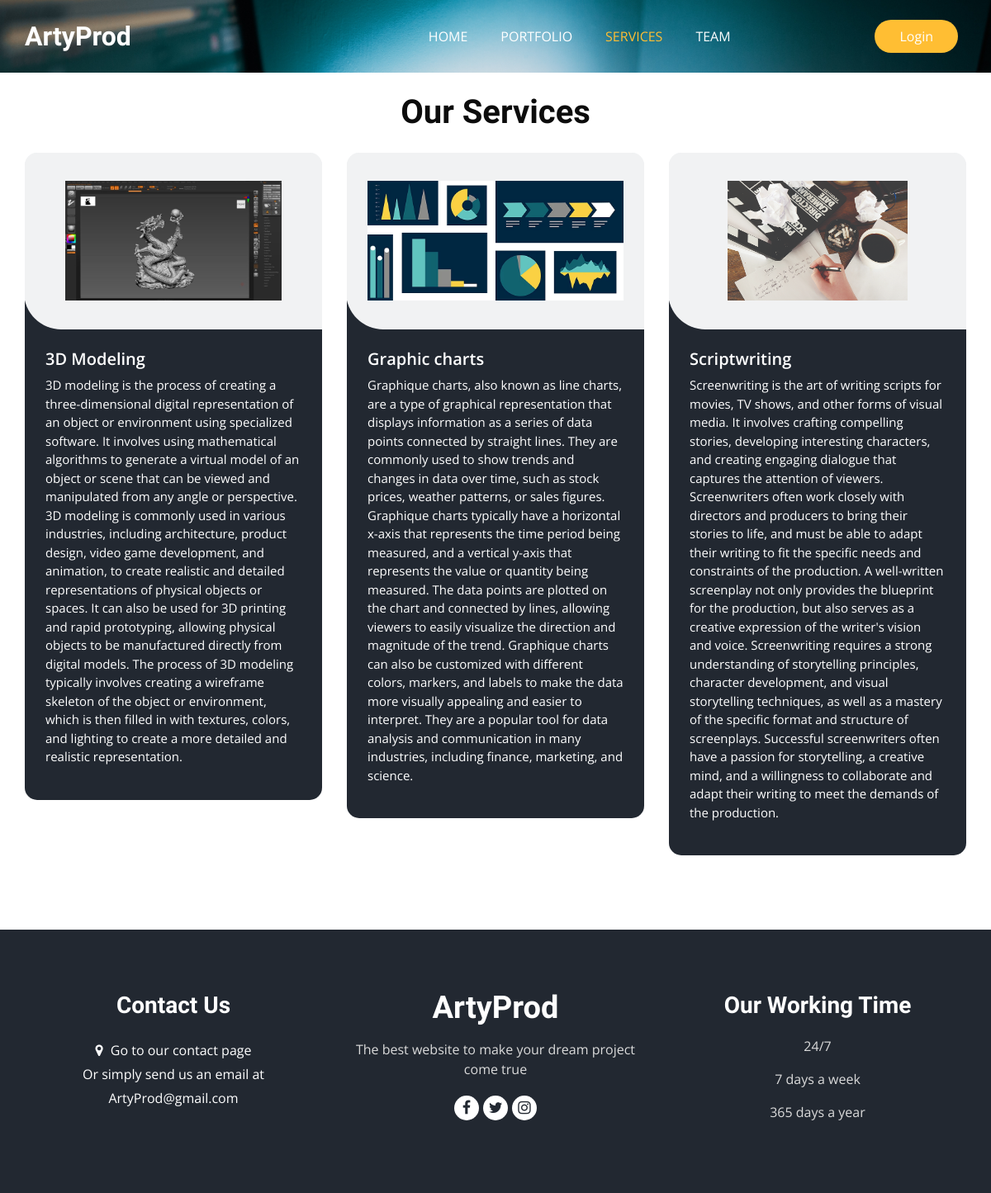
Page /ArtyProdApp/services on the committed database.
### ArtyProdApp/models.py (models this page shows, shortened)
class Services(models.Model):
    CHOICES=(("Graphic charts","Graphic charts"),
        ("3D Modeling","3D Modeling"),
        ("Scriptwriting","Scriptwriting"))
    TypeS=models.CharField(max_length=20, choices=CHOICES)
    description=models.TextField()
    Photo=models.FileField(upload_to='services/')

### ArtyProdApp/views.py (the view)
# urls.py: path('services', views.service,name='Services'),
def service(request):
    services = Services.objects.all()
    return render(request, 'Services.html', {'services': services})

### ArtyProdApp/templates/Services.html (shortened to what this page needs)
{% load static %}
<!DOCTYPE html>
<html>
<head>
    <link
      rel="stylesheet"
      type="text/css"
      media="screen"
      href="{% static 'css/bootstrap.css'%}">
  <link rel="stylesheet" type="text/css" href="https://cdnjs.cloudflare.com/ajax/libs/OwlCarousel2/2.3.4/assets/owl.carousel.min.css" />
  <link rel="stylesheet" href="https://cdnjs.cloudflare.com/ajax/libs/jquery-nice-select/1.1.0/css/nice-select.min.css" />
    <link
      rel="stylesheet"
      type="text/css"
      media="screen"
      href="{% static 'css/font-awesome.min.css'%}">
      <link
      rel="stylesheet"
      type="text/css"
      media="screen"
      href="{% static 'css/style.css'%}">
      <link
      rel="stylesheet"
      type="text/css"
      media="screen"
      href="{% static 'css/responsive.css'%}">
</head>
<body class="sub_page">
  <div class="hero_area">
    <div class="bg-box">
      <img src="{% static 'media/hero-bg.jpg' %}" alt="">
    </div>
    <header class="header_section">
      <div class="container">
        <nav class="navbar navbar-expand-lg custom_nav-container ">
            <a class="navbar-brand" href="{% url 'Portfolio' %}">
                <span>
                  ArtyProd
                </span>
              </a>
              <div class="collapse navbar-collapse" id="navbarSupportedContent">
                <ul class="navbar-nav  mx-auto ">
                  <li class="nav-item">
                    <a class="nav-link" href="{% url 'Portfolio' %}">Home </a>
                  </li>
                  <li class="nav-item">
                    <a class="nav-link" href="{% url 'Projects' %}">Portfolio</a>
                  </li>
                  <li class="nav-item active">
                    <a class="nav-link" href="{% url 'Services' %}">Services<span class="sr-only">(current)</span></a>
                  </li>
                  <li class="nav-item">
                    <a class="nav-link" href="{% url 'Personnel' %}">Team</a>
                  </li>
                  {%if user.is_authenticated%}
                  <li class="nav-item">
                    <div class="dropdown">
                        <a class="nav-link dropdown-toggle" href="#" role="button" id="dropdownMenuLink" data-bs-toggle="dropdown" aria-expanded="false">
                            {{user.username}}
                        </a>
                        <ul class="dropdown-menu" aria-labelledby="dropdownMenuLink">
                            <li><a class="dropdown-item" href="{% url 'myprojects' %}">Your Projects</a></li>
                            <li><a class="dropdown-item" href="{% url 'Contact' %}">Contact</a></li>
                            <li><hr class="dropdown-divider"></li>
                            <li><a class="dropdown-item" href="/logout">logout</a></li>
                        </ul>
                    </div>
                  </li>
                </ul>
                <div class="user_option">
                  <a href="{% url 'Project' %}" class="order_online">
                    Create Project
                  </a>
                </div>
                  {% else %}
                </ul>
                  <div class="user_option">
                  <a href="{% url 'Login' %}" class="order_online">
                    Login
                  </a>
                </div>
                    {% endif %}
          </div>
        </nav>
      </div>
    </header>
  </div>
  <br/>
  <section class="food_section layout_padding-bottom">
    <div class="container">
      <div class="heading_container heading_center">
        <h2>
          Our Services
        </h2>
      </div>
      <div class="filters-content">
        <div class="row grid">
          {% for s in services %}
          <div class="col-sm-6 col-lg-4 all pizza">
            <div class="box">
              <div>
                <div class="img-box">
                  <img src="{{MEDIA_URL}}{{ s.Photo }}" alt="" />
                </div>
                <div class="detail-box">
                  <h5>
                    {{ s.TypeS }}
                  </h5>
                  <p>
                    {{ s.description }}
                  </p>
                </div>
              </div>
            </div>
          </div>
          {% endfor %}
        </div>
      </div>
    </div>
  </section>
<footer class="footer_section">
  <div class="container">
    <div class="row">
      <div class="col-md-4 footer-col">
        <div class="footer_contact">
          <h4>
            Contact Us
          </h4>
          <div class="contact_link_box">
            {%if user.is_authenticated%}
                <a href="{% url 'Contact' %}">
                  <i class="fa fa-map-marker" aria-hidden="true"></i>
                  <span>
                    Go to our contact page
                  </span>
                </a>
              {%else%}
                <a href="{% url 'Login' %}">
                  <i class="fa fa-map-marker" aria-hidden="true"></i>
                  <span>
                    Go to our contact page
                  </span>
                </a>
                {%endif%}
              <span>
                Or simply send us an email at
              </span>
            <a>
              <span>
                ArtyProd@gmail.com
              </span>
            </a>
          </div>
        </div>
      </div>
      <div class="col-md-4 footer-col">
        <div class="footer_detail">
          <a href="" class="footer-logo">
            ArtyProd
          </a>
          <p>
            The best website to make your dream project come true
          </p>
          <div class="footer_social">
            <a href="">
              <i class="fa fa-facebook" aria-hidden="true"></i>
            </a>
            <a href="">
              <i class="fa fa-twitter" aria-hidden="true"></i>
            </a>
            <a href="">
              <i class="fa fa-instagram" aria-hidden="true"></i>
            </a>
          </div>
        </div>
      </div>
      <div class="col-md-4 footer-col">
        <h4>
          Our Working Time
        </h4>
        <p>
          24/7
        </p>
        <p>
          7 days a week
        </p>
        <p>
          365 days a year
        </p>
      </div>
    </div>
  </div>
</footer>
</body>
</html>

### static/css/responsive.css (style rules this page uses)
@media (min-width: 1200px) { .container { max-width: 1170px; } }

### rows in the picture
Services: Photo (picture), TypeS "3D Modeling", description "3D modeling is the process of creating a three-dimensional digital representation of an object or environment using specialized software. It involves using mathematical algorithms to generate a virtual model of an object or scene that can be viewed and manipulated from any angle or perspective. 3D modeling is commonly used in various industries, including architecture, product design, video game development, and animation, to create realistic and detailed representations of physical objects or spaces. It can also be used for 3D printing and rapid prototyping, allowing physical objects to be manufactured directly from digital models. The process of 3D modeling typically involves creating a…"
Services: Photo (picture), TypeS "Graphic charts", description "Graphique charts, also known as line charts, are a type of graphical representation that displays information as a series of data points connected by straight lines. They are commonly used to show trends and changes in data over time, such as stock prices, weather patterns, or sales figures. Graphique charts typically have a horizontal x-axis that represents the time period being measured, and a vertical y-axis that represents the value or quantity being measured. The data points are plotted on the chart and connected by lines, allowing viewers to easily visualize the direction and magnitude of the trend. Graphique charts can also be customized with different colors, markers, and labels to…"
Services: Photo (picture), TypeS "Scriptwriting", description "Screenwriting is the art of writing scripts for movies, TV shows, and other forms of visual media. It involves crafting compelling stories, developing interesting characters, and creating engaging dialogue that captures the attention of viewers. Screenwriters often work closely with directors and producers to bring their stories to life, and must be able to adapt their writing to fit the specific needs and constraints of the production. A well-written screenplay not only provides the blueprint for the production, but also serves as a creative expression of the writer's vision and voice. Screenwriting requires a strong understanding of storytelling principles, character development, and…"
